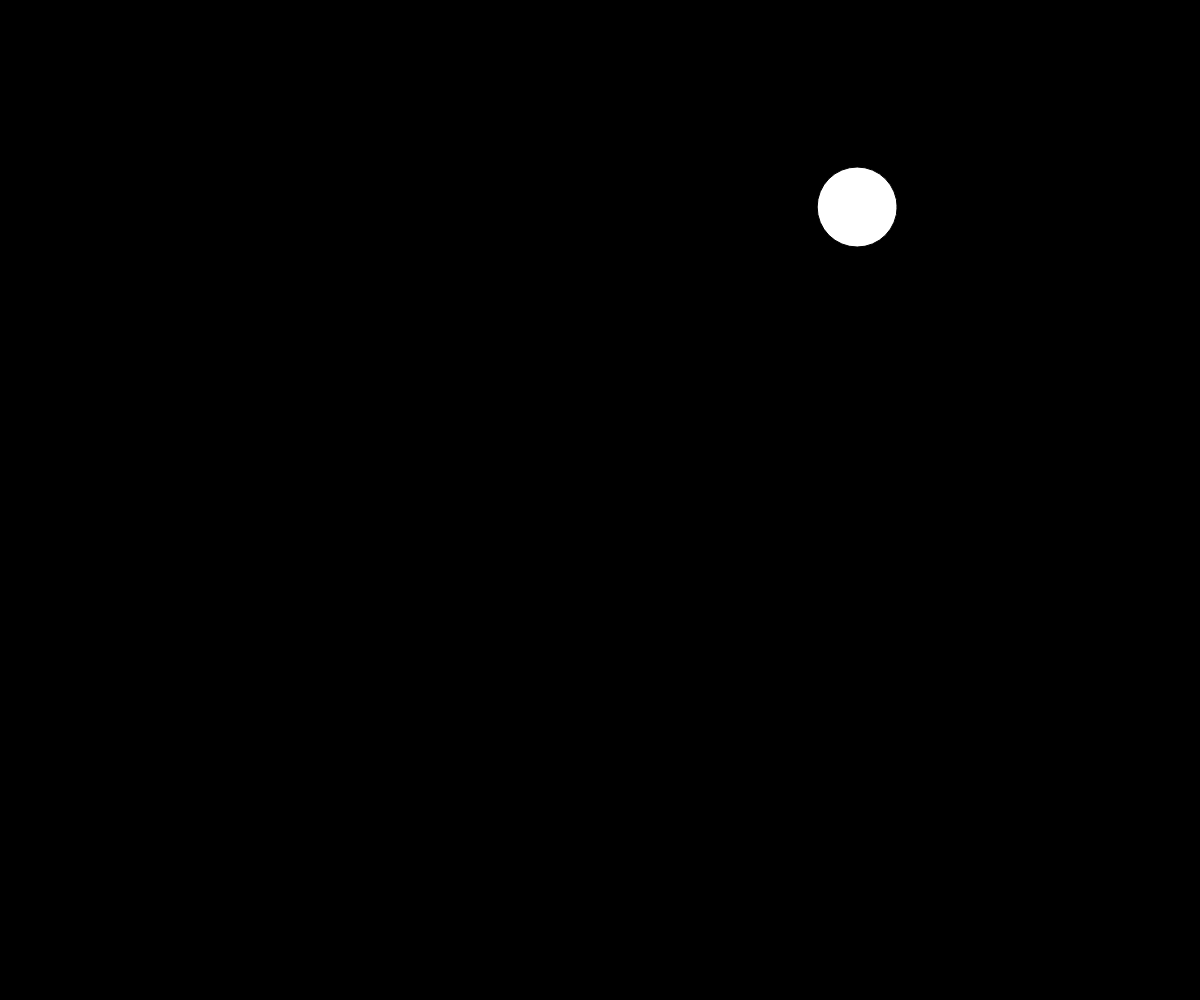
Frame 1 (no input)
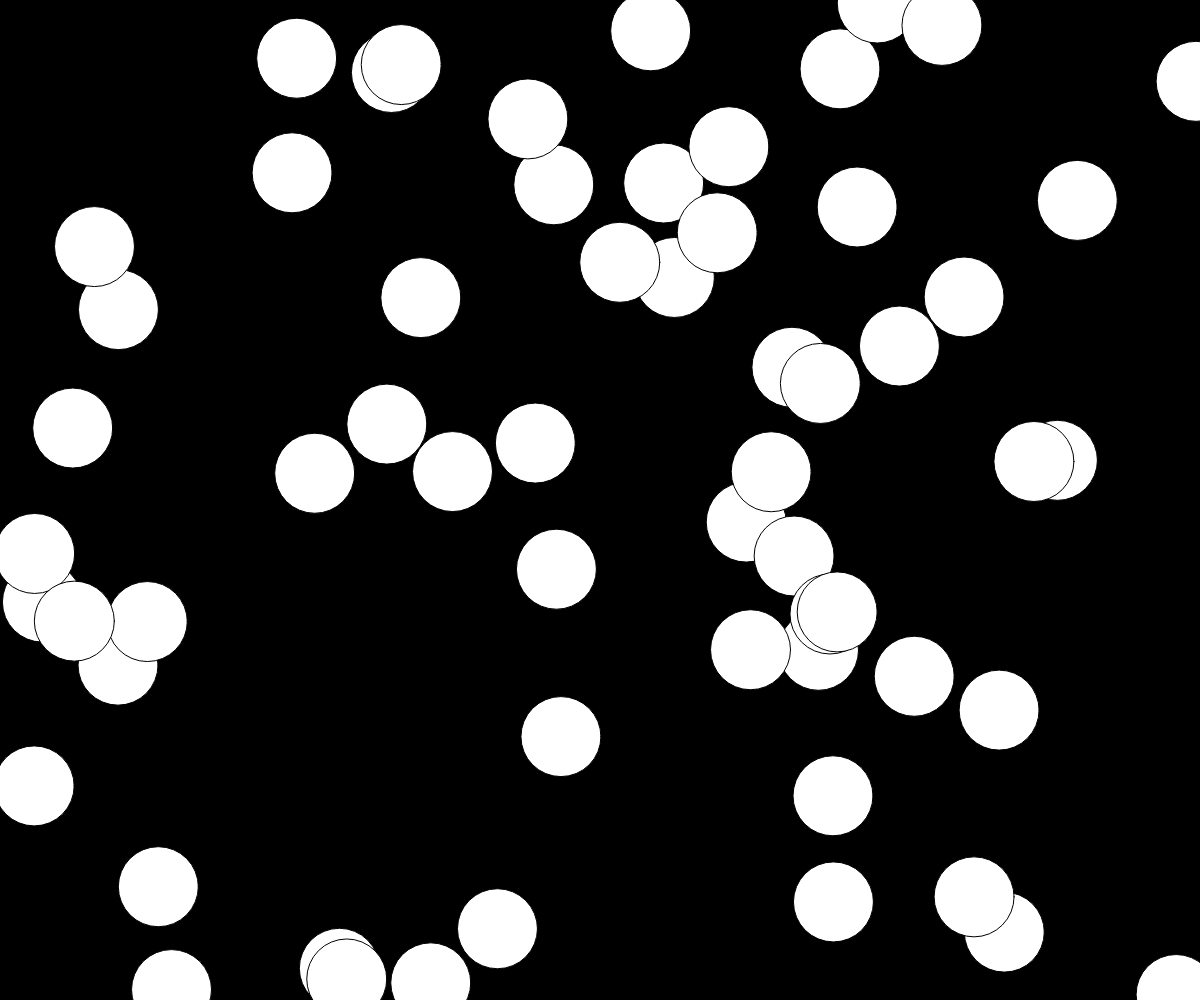
Frame 60 (no input)
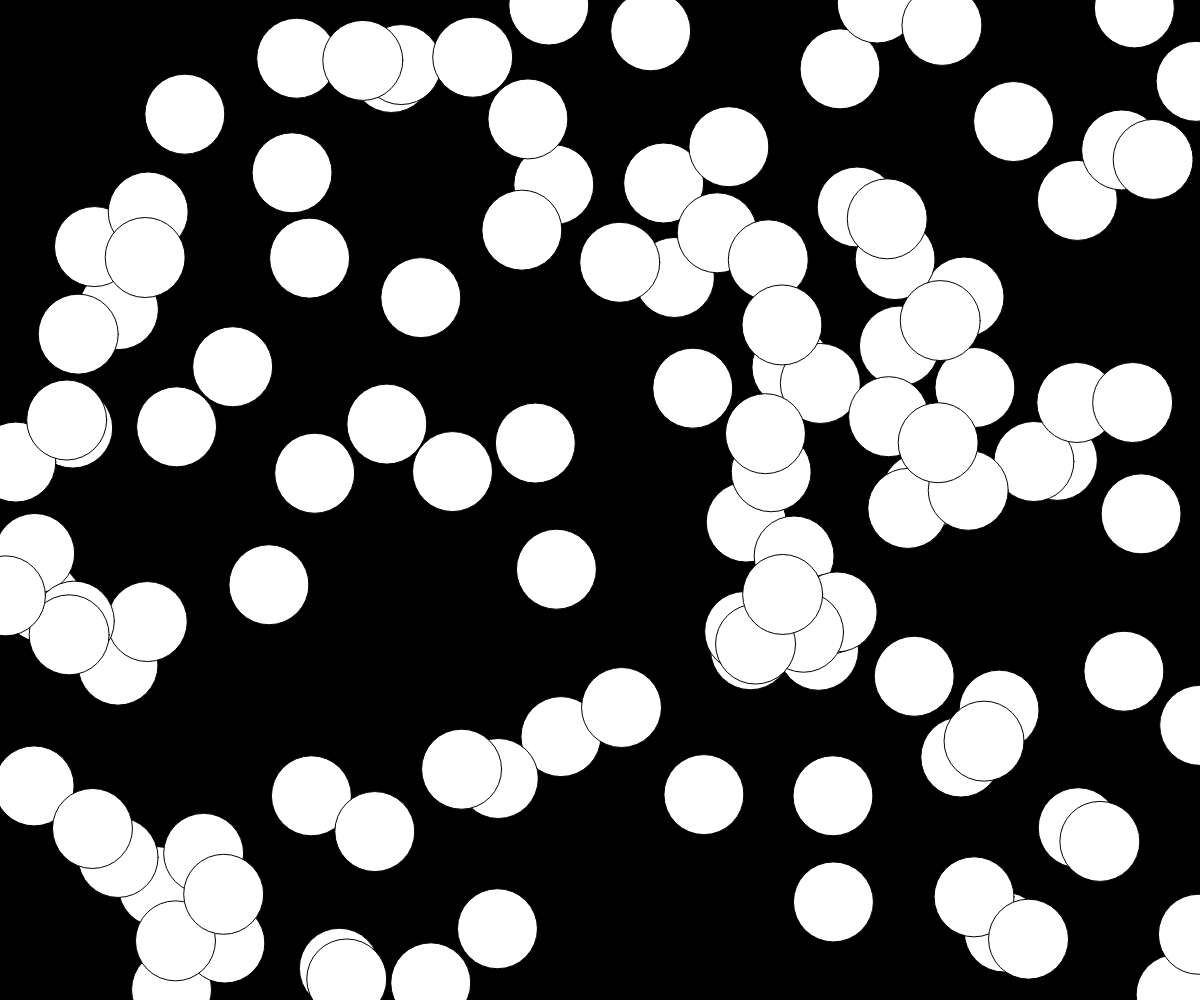
Frame 120 (the mouse pressed at the canvas centre since frame 60)

The p5.js sketch that drew these frames (run headless with seeded random() and noise() and a simulated clock; from frame 60 on, the mouse is pressed at the canvas centre):

// p5.js sketch
// ── sketch.js
function setup() {
  createCanvas(windowWidth, windowHeight);
  background(0, 0, 0);
}

function draw() {
  var currtime = millis();
  ellipse(random(width), random(height), 80);
}

function mouseReleased() {
  var fs = fullscreen();
  fullscreen(!fs);
}

function windowResized() {

  if (fullscreen()) {
    resizeCanvas(displayWidth, displayHeight);
  } else {
    resizeCanvas(windowWidth, windowHeight);
  }

  background(255, 0, 0);
}
